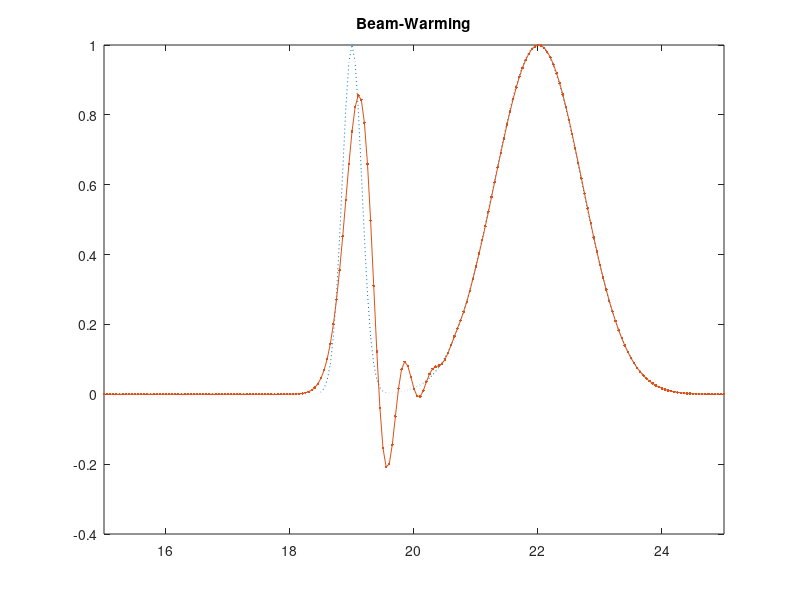

Reproduce this figure in MATLAB.
clc;clear;
x1 = [-2:0.05:25]';
y1 = exp(-20*(x1-19).^2)+exp(-(x1-22).^2);
plot(x1,y1,':');
axis([15 25 -0.4 1]);
hold on;
y2 = exp(-20*(x1-2).^2)+exp(-(x1-5).^2);
A1 = diag(repmat([1],1,541));
A2 = diag(repmat([3],1,541))+diag(repmat([-4],1,540),-1) ...
    +diag(repmat([1],1,539),-2)+diag(repmat([1],1,2),539) ...
    +diag(repmat([-4],1,1),540);
A3 = diag(repmat([1],1,541))+diag(repmat([-2],1,540),-1) ...
    +diag(repmat([1],1,539),-2)+diag(repmat([1],1,2),539) ...
    +diag(repmat([-2],1,1),540);
A = A1-0.4.*A2+0.8*0.4.*A3;
for i = 0.04:0.04:17
    y2 = A*y2;
end
plot(x1,y2,'.-');
title('Beam-Warming');
hold off;